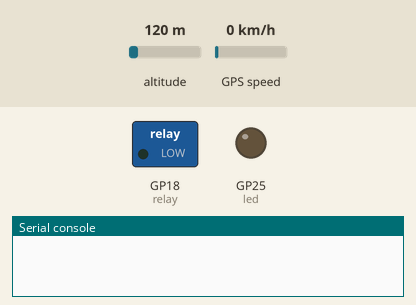
The program below on a simulated Raspberry Pi Pico running MicroPython. Shown: switched loads named in the program (green lamp = pin HIGH), output pins drawn as LEDs (lit = HIGH), the last lines printed to the serial console. The inputs (shaded band) are chosen by the test bench; at power-on: altitude 120 m, GPS speed 0 km/h. WiFi joins after 1.5 s; the GPS gets a fix after 3 s at 37.7749, -122.4194 with 8 satellites; web requests get an empty 200 reply after 0.4 s; the clock reads 2024-03-15 10:24:30 at power-on unless the program sets it; library files of the repository ran but are not shown: micropyGPS.py.

Above: at 0.1 s.
At 18.1 s:
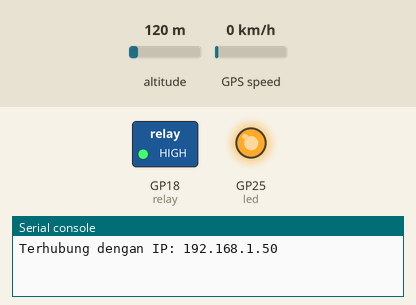
At 39.5 s:
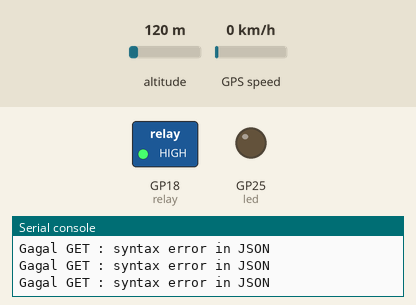
Timing chart, 0 to 58.0 s (numbered marks = the images above):
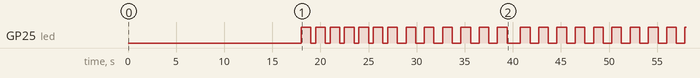

Measured:
- by itself, GP25 (led): goes 6 × (HIGH 1.0 s, LOW 0.50 s), 6 × (HIGH 1.0 s, LOW 0.90 s), HIGH 1.0 s, LOW 1.4 s, 9 × (HIGH 1.0 s, LOW 0.90 s), then HIGH

The program:

gps_relay.py
```python
import time
import network
import urequests
from time import sleep
from machine import Pin, Timer
import machine
import utime
from micropyGPS import MicropyGPS
from machine import UART, Pin

time.sleep(3)

# Fungsi bantu: konversi GPS ke format desimal
def convert_to_decimal(coord):
    degrees, minutes, direction = coord
    decimal = degrees + (minutes / 60)
    if direction in ['S', 'W']:
        decimal = -decimal
    return decimal

# Koneksi WiFi
SSID = "TIK_Universitas Harkat Negeri_5G"
PASSWORD = "takonadminbae"

wlan = network.WLAN(network.STA_IF)
wlan.active(True)
if not wlan.isconnected():
    wlan.connect(SSID, PASSWORD)
    sleep(2)
    max_wait = 10
    while not wlan.isconnected():
        print("Menghubungkan ke WiFi...")
        time.sleep(2)

print("Terhubung dengan IP:", wlan.ifconfig()[0])
time.sleep(3)

# Inisialisasi micropyGPS
my_gps = MicropyGPS()
time.sleep(5)
# UART GPS
gps_serial = UART(1, baudrate=9600, tx=Pin(4), rx=Pin(5))
sleep(5)

# Inisialisasi relay
relay = Pin(18, Pin.OUT)
relay.value(1)  # default OFF

# URL server
base_url = "http://192.168.25.155:8000/api"
get_status_url = base_url + "/relay"
post_gps_url = base_url + "/gps"

# Waktu terakhir aksi
last_get_time = time.time()
last_post_time = time.time()

# Loop utama
led = machine.Pin("LED",machine.Pin.OUT) #led blink
while True:
    led.value(1)
    utime.sleep(1)
    led.value(0)
    utime.sleep(0.4)
    now = time.time()

    # Ambil status relay tiap 10 detik
    if now - last_get_time >= 10:
        try:
            response = urequests.get(get_status_url)
            result = response.json()
            response.close()

            server_status = result.get('status', 0)

            print("[GET] JSON:", result)
            print("[GET] Status relay:", server_status)

            if server_status == 1:
                relay.value(0)
                print("Relay SET: ON")
            else:
                relay.value(1)
                print("Relay SET: OFF")

            last_get_time = now

        except Exception as e:
            print("Gagal GET :", e)

    # Kirim gps ke server tiap 20 detik
    if now - last_post_time >= 20:
        try:
            # Update GPS dari serial
            while gps_serial.any():
                data = gps_serial.read()
                for byte in data:
                    stat = my_gps.update(chr(byte))
                    if stat is not None:
                        # Print parsed GPS data
                        print('UTC Timestamp:', my_gps.timestamp)
                        print('Date:', my_gps.date_string('long'))
                        print('Latitude:', my_gps.latitude_string())
                        print('Longitude:', my_gps.longitude_string())
                        print('Altitude:', my_gps.altitude)
                        print('Satellites in use:', my_gps.satellites_in_use)
                        print('Horizontal Dilution of Precision:', my_gps.hdop)
                        print()

            # Ambil data GPS
            lat = my_gps.latitude
            lon = my_gps.longitude

            # Pastikan data sudah valid
            if lat[0] != 0 and lon[0] != 0:
                lat_decimal = convert_to_decimal(lat)
                lon_decimal = convert_to_decimal(lon)

                data_json = {
                    "latitude": lat_decimal,
                    "longitude": lon_decimal
                }

                response = urequests.post(post_gps_url, json=data_json)
                print("[POST] Status kirim data GPS : ", response.text.strip())
                response.close()
            else:
                print("[POST] GPS belum valid.")

            last_post_time = now
        except Exception as e:
            print("Gagal POST : ", e)
    time.sleep(0.1)
```
